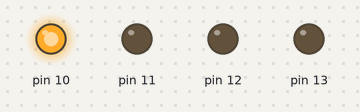
The sketch below on a simulated Arduino Uno, built with avr-gcc and run on an emulated ATmega328P. On the bench: output pins drawn as LEDs (lit = HIGH).

Above: at 0.2 s.
At 1.2 s:
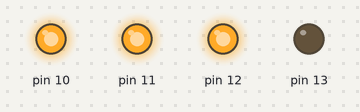
At 1.7 s:
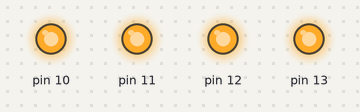
At 2.2 s:
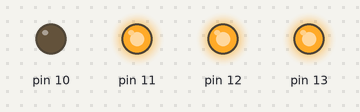
At 3.2 s:
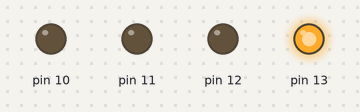
At 4.7 s:
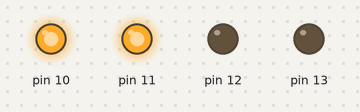
Timing chart, 0 to 5.2 s (numbered marks = the images above):
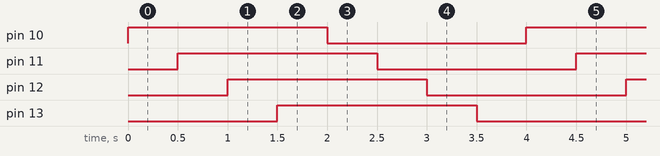

Measured:
- by itself, pin 10–13: alternates HIGH for 2.0 s and LOW for 2.0 s
- by itself, everything shown: repeats every 4.0 s, in 8 steps

The sketch:

cek.ino
```cpp
int aa = 0;
void setup() {
  // put your setup code here, to run once:
  for(int a = 10;a<=13;a++){
    pinMode(a,OUTPUT);
  }

}

void loop() {
  aa= aa+1;
  // put your main code here, to run repeatedly:
  for(int a =10;a<=13;a++){
    digitalWrite(a,aa%2);
    delay(500);
  }

}
```
